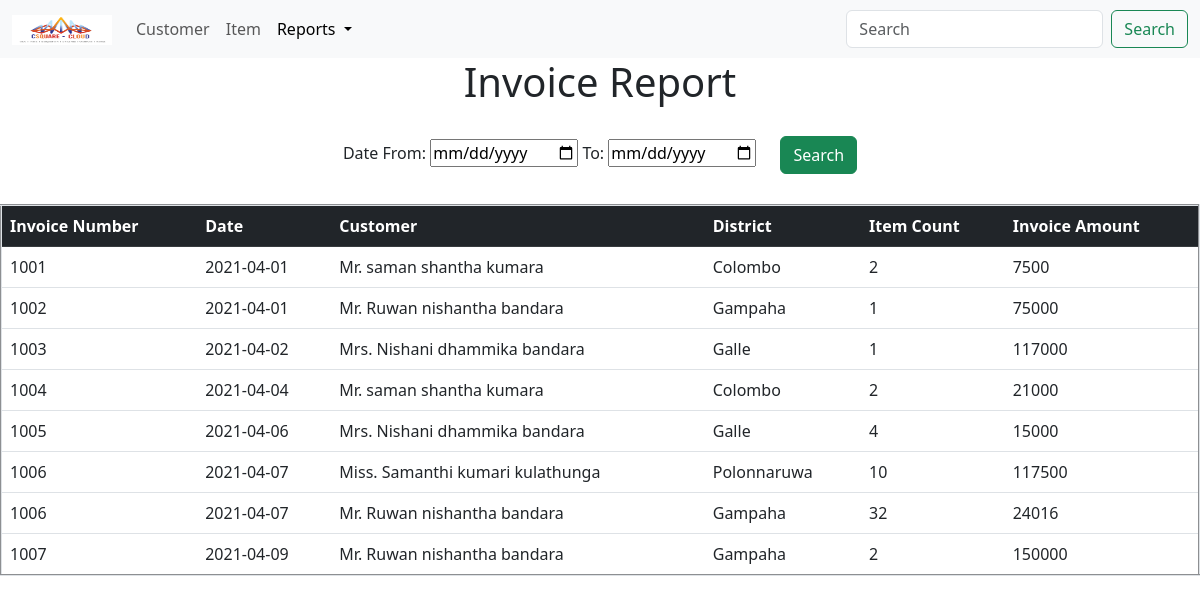
The page /php/reports/invoiceReport.php on the database its author committed.
### tables this page shows
CREATE TABLE `invoice` (
  `id` int NOT NULL AUTO_INCREMENT,
  `date` date NOT NULL,
  `time` time NOT NULL,
  `invoice_no` varchar(50) NOT NULL,
  `customer` varchar(10) NOT NULL,
  `item_count` varchar(50) NOT NULL,
  `amount` varchar(50) NOT NULL,
  PRIMARY KEY (`id`)
);

CREATE TABLE `customer` (
  `id` int NOT NULL AUTO_INCREMENT,
  `title` varchar(20) NOT NULL,
  `first_name` varchar(50) NOT NULL,
  `middle_name` varchar(50) NOT NULL,
  `last_name` varchar(50) NOT NULL,
  `contact_no` varchar(10) NOT NULL,
  `district` varchar(50) NOT NULL,
  PRIMARY KEY (`id`)
);

### php/reports/invoiceReport.php (the view, shortened to what this page needs)
<?php
    require("../config.php");
    $districtArr = array('Ampara', 'Anuradhapura', 'Badulla', 'Batticaloa', 'Colombo', 'Galle', 'Gampaha', 'Hambantota', 'Jaffna', 'Kalutara', 'Kalutara', 'Kandy', 'Kegalle', 'Kilinochchi', 'Kurunegala', 'Mannar', 'Matale', 'Matara', 'Moneragala', 'Mullaitivu', 'Nuwara Eliya', 'Polonnaruwa', 'Puttalam', 'Rathnapura', 'Vavuniya');
    function invoiceReport(){
        global $con;
        global $districtArr;
        $start = '2000-01-01';
        $to = date('Y').'-'.date('m').'-'.date('d');
        $sql = "SELECT * FROM invoice i, customer c WHERE i.customer = c.id and date between '$start' and '$to'";
        $result = $con->query($sql);
        if($result->num_rows > 0){
            while($row = $result->fetch_assoc()){
                $invoiceNo =$row['invoice_no'];
                $date = $row['date'];
                $title = $row['title'];
                $fname = $row['first_name'];
                $mname = $row['middle_name'];
                $lname = $row['last_name'];
                $district = $row['district'];
                $iCount = $row['item_count'];
                $amount = $row['amount'];
                $fullName = $title.'.'.' '.$fname.' '.$mname.' '.$lname;
                $district = $districtArr[$district - 1];
                echo "<tr>
                <td>".$invoiceNo."</td>
                <td>".$date."</td>
                <td>".$fullName."</td>
                <td>".$district."</td>
                <td>".$iCount."</td>
                <td>".$amount."</td>
            </tr>";
        }
        }
    }
?>
<!DOCTYPE html>
<html>
<head>
    <link href="https://cdn.jsdelivr.net/npm/bootstrap@5.3.0/dist/css/bootstrap.min.css" rel="stylesheet">
</head>
<body>
    <nav class="navbar navbar-expand-lg bg-body-tertiary" >
        <div class="container-fluid">
          <a class="navbar-brand" href="#">
            <img src="../../img/csquared.png" width="100" height="30" alt="logo">
          </a>
          <div class="collapse navbar-collapse" id="navbarSupportedContent">
            <ul class="navbar-nav me-auto mb-2 mb-lg-0">
              <li class="nav-item">
                <a class="nav-link " aria-current="page" href="../customer/viewCustomer.php">Customer</a>
              </li>
              <li class="nav-item">
                <a class="nav-link " href="../item/viewItem.php">Item</a>
              </li>
              <li class="nav-item dropdown">
                <a class="nav-link dropdown-toggle active" href="#" role="button" data-bs-toggle="dropdown" aria-expanded="false">
                  Reports
                </a>
              </li>
            </ul>
            <form class="d-flex" role="search">
              <input class="form-control me-2" type="search" placeholder="Search" aria-label="Search">
              <button class="btn btn-outline-success" type="submit">Search</button>
            </form>
          </div>
        </div>
      </nav>
    <div class="container text-center">
    <h1>Invoice Report</h1>
  </div>
    <form class="container text-center" style="margin: 30px" action="" method='post'>
        <label for="start">Date From: </label>
        <input type="date" id="start" name="start">
        <label for="to">To: </label>
        <input type="date" id="to" name="to">
        <input type="submit" name="sbm_search" style="margin-left:20px" class="btn btn-success" value="Search">
    </form>
    <div>
        <table border="2px" class="table table-hover">
            <tr class="table-dark">
                <th>Invoice Number</th>
                <th>Date</th>
                <th>Customer</th>
                <th>District</th>
                <th>Item Count</th>
                <th>Invoice Amount</th>
            </tr>
            <?php invoiceReport();?>
        </table>
    </div>
</body>
</html>

### rows shown on the page
invoice: invoice_no "1001", date "2021-04-01", customer.title+first_name+middle_name "Mr. saman shantha kumara", customer.district "Colombo", item_count "2", amount "7500"
invoice: invoice_no "1002", date "2021-04-01", customer.title+first_name+middle_name "Mr. Ruwan nishantha bandara", customer.district "Gampaha", item_count "1", amount "75000"
invoice: invoice_no "1003", date "2021-04-02", customer.title+first_name+middle_name "Mrs. Nishani dhammika bandara", customer.district "Galle", item_count "1", amount "117000"
invoice: invoice_no "1004", date "2021-04-04", customer.title+first_name+middle_name "Mr. saman shantha kumara", customer.district "Colombo", item_count "2", amount "21000"
invoice: invoice_no "1005", date "2021-04-06", customer.title+first_name+middle_name "Mrs. Nishani dhammika bandara", customer.district "Galle", item_count "4", amount "15000"
invoice: invoice_no "1006", date "2021-04-07", customer.title+first_name+middle_name "Miss. Samanthi kumari kulathunga", customer.district "Polonnaruwa", item_count "10", amount "117500"
invoice: invoice_no "1006", date "2021-04-07", customer.title+first_name+middle_name "Mr. Ruwan nishantha bandara", customer.district "Gampaha", item_count "32", amount "24016"
invoice: invoice_no "1007", date "2021-04-09", customer.title+first_name+middle_name "Mr. Ruwan nishantha bandara", customer.district "Gampaha", item_count "2", amount "150000"
